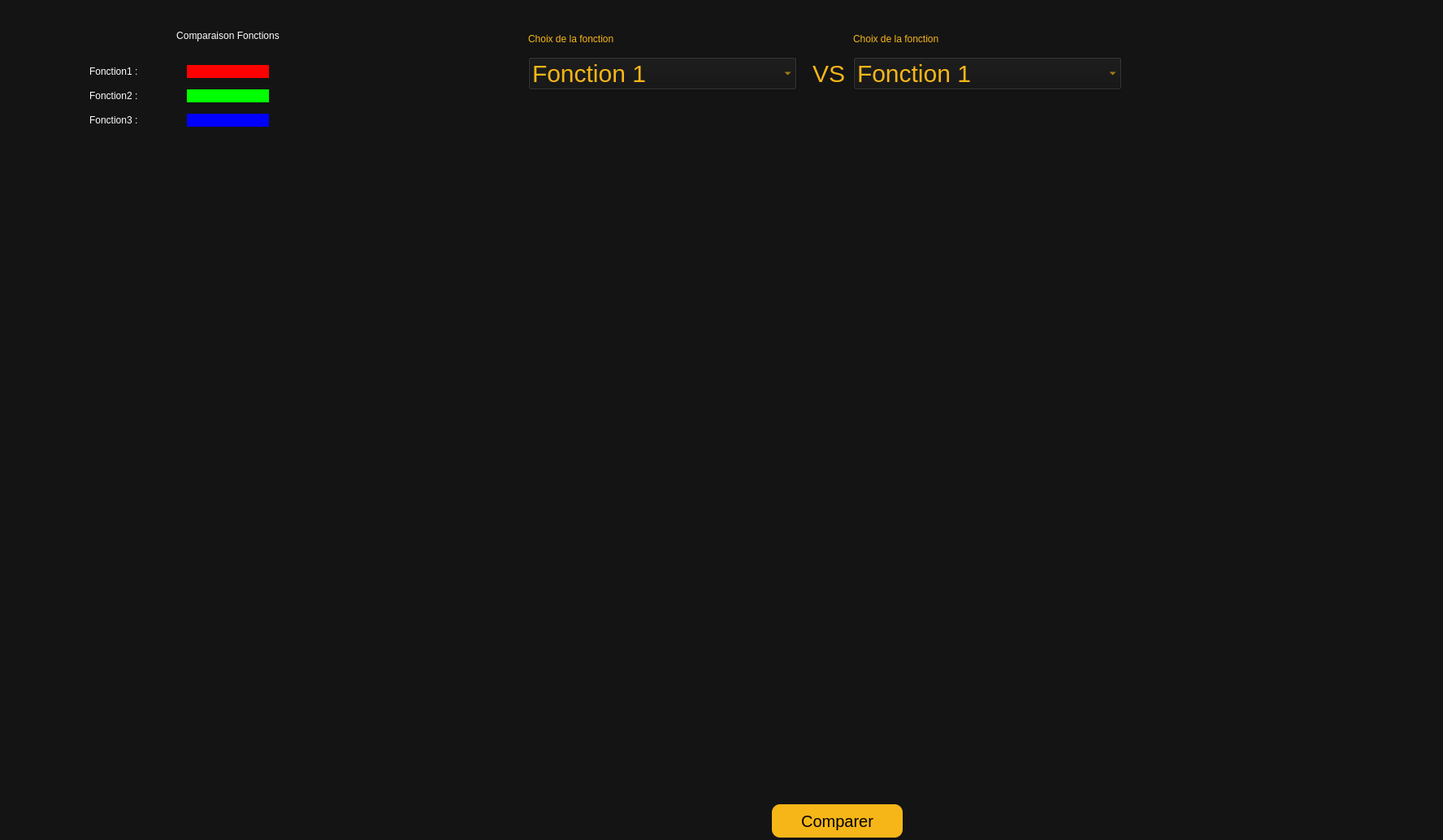
<?xml version="1.0" encoding="UTF-8"?>
<ui version="4.0">
 <class>CompareHashHash</class>
 <widget class="QDialog" name="CompareHashHash">
  <property name="geometry">
   <rect>
    <x>0</x>
    <y>0</y>
    <width>1776</width>
    <height>1034</height>
   </rect>
  </property>
  <property name="windowTitle">
   <string>FlashSeach</string>
  </property>
  <property name="windowIcon">
   <iconset>
    <normaloff>../../../../../../Downloads/logo.png</normaloff>../../../../../../Downloads/logo.png</iconset>
  </property>
  <property name="styleSheet">
   <string notr="true">QDialog{
	background-color: rgb(20,20,20);
}</string>
  </property>
  <widget class="QComboBox" name="choixFunFuncCmp2">
   <property name="geometry">
    <rect>
     <x>1050</x>
     <y>70</y>
     <width>331</width>
     <height>41</height>
    </rect>
   </property>
   <property name="styleSheet">
    <string notr="true">QComboBox{
	selection-background-color: transparent;
	background-color: rgb(20, 20, 20);
	selection-color : rgb(246,182,24);
	color : rgb(246,182,24);
	font-size : 30px;

}
QComboBox QAbstractItemView {
	color : rgb(246,182,24);
selection-background-color: rgb(246,182,24);
selection-color : rgb(0,0,0);
}</string>
   </property>
   <item>
    <property name="text">
     <string>Fonction 1</string>
    </property>
   </item>
   <item>
    <property name="text">
     <string>Fonction 2</string>
    </property>
   </item>
   <item>
    <property name="text">
     <string>Fonction 3</string>
    </property>
   </item>
  </widget>
  <widget class="QLabel" name="label_6">
   <property name="geometry">
    <rect>
     <x>1000</x>
     <y>70</y>
     <width>41</width>
     <height>41</height>
    </rect>
   </property>
   <property name="styleSheet">
    <string notr="true">QLabel{
	color : rgb(246,182,24);
	background-color: rgba(0,0,0,0);
	font-size:30px;
}</string>
   </property>
   <property name="text">
    <string>VS</string>
   </property>
  </widget>
  <widget class="QLabel" name="label_9">
   <property name="geometry">
    <rect>
     <x>1050</x>
     <y>40</y>
     <width>121</width>
     <height>16</height>
    </rect>
   </property>
   <property name="styleSheet">
    <string notr="true">QLabel{
	color : rgb(246,182,24);
	background-color: rgba(0,0,0,0);
}</string>
   </property>
   <property name="text">
    <string>Choix de la fonction</string>
   </property>
  </widget>
  <widget class="QLabel" name="label_38">
   <property name="geometry">
    <rect>
     <x>100</x>
     <y>30</y>
     <width>30</width>
     <height>30</height>
    </rect>
   </property>
   <property name="styleSheet">
    <string notr="true">background-color: rgba(255, 255, 255, 0);</string>
   </property>
   <property name="text">
    <string/>
   </property>
   <property name="pixmap">
    <pixmap>../../../../../../Downloads/logo.png</pixmap>
   </property>
   <property name="scaledContents">
    <bool>true</bool>
   </property>
  </widget>
  <widget class="QComboBox" name="choixFunFuncCmp">
   <property name="geometry">
    <rect>
     <x>650</x>
     <y>70</y>
     <width>331</width>
     <height>41</height>
    </rect>
   </property>
   <property name="styleSheet">
    <string notr="true">QComboBox{
	selection-background-color: transparent;
	background-color: rgb(20, 20, 20);
	selection-color : rgb(246,182,24);
	color : rgb(246,182,24);
	font-size : 30px;

}
QComboBox QAbstractItemView {
	color : rgb(246,182,24);
selection-background-color: rgb(246,182,24);
selection-color : rgb(0,0,0);
}</string>
   </property>
   <item>
    <property name="text">
     <string>Fonction 1</string>
    </property>
   </item>
   <item>
    <property name="text">
     <string>Fonction 2</string>
    </property>
   </item>
   <item>
    <property name="text">
     <string>Fonction 3</string>
    </property>
   </item>
  </widget>
  <widget class="QLabel" name="label_39">
   <property name="geometry">
    <rect>
     <x>125</x>
     <y>28</y>
     <width>311</width>
     <height>31</height>
    </rect>
   </property>
   <property name="styleSheet">
    <string notr="true">color: rgb(255, 255, 255);
background-color: rgba(255, 255, 255, 0);
font: 700 16pt &quot;Segoe UI&quot;;</string>
   </property>
   <property name="text">
    <string>Comparaison Fonctions</string>
   </property>
   <property name="alignment">
    <set>Qt::AlignCenter</set>
   </property>
  </widget>
  <widget class="QLabel" name="label_8">
   <property name="geometry">
    <rect>
     <x>650</x>
     <y>40</y>
     <width>121</width>
     <height>16</height>
    </rect>
   </property>
   <property name="styleSheet">
    <string notr="true">QLabel{
	color : rgb(246,182,24);
	background-color: rgba(0,0,0,0);
}</string>
   </property>
   <property name="text">
    <string>Choix de la fonction</string>
   </property>
  </widget>
  <widget class="QPushButton" name="btn_comparer2">
   <property name="geometry">
    <rect>
     <x>950</x>
     <y>990</y>
     <width>161</width>
     <height>41</height>
    </rect>
   </property>
   <property name="cursor">
    <cursorShape>PointingHandCursor</cursorShape>
   </property>
   <property name="styleSheet">
    <string notr="true">QPushButton{
	background-color : rgb(246,182,24);
	font-size : 20px;
	color : rgb(0,0,0);
	border-radius : 10px;
}</string>
   </property>
   <property name="text">
    <string>Comparer</string>
   </property>
  </widget>
  <widget class="QCustomPlot" name="plot2" native="true">
   <property name="geometry">
    <rect>
     <x>110</x>
     <y>190</y>
     <width>1671</width>
     <height>751</height>
    </rect>
   </property>
  </widget>
  <widget class="QLabel" name="label">
   <property name="geometry">
    <rect>
     <x>110</x>
     <y>80</y>
     <width>101</width>
     <height>16</height>
    </rect>
   </property>
   <property name="styleSheet">
    <string notr="true">color: rgb(255, 255, 255);
font: 12pt &quot;MS Shell Dlg 2&quot;;</string>
   </property>
   <property name="text">
    <string>Fonction1 :</string>
   </property>
  </widget>
  <widget class="QLabel" name="label_2">
   <property name="geometry">
    <rect>
     <x>110</x>
     <y>110</y>
     <width>101</width>
     <height>16</height>
    </rect>
   </property>
   <property name="styleSheet">
    <string notr="true">color: rgb(255, 255, 255);
font: 12pt &quot;MS Shell Dlg 2&quot;;</string>
   </property>
   <property name="text">
    <string>Fonction2 :</string>
   </property>
  </widget>
  <widget class="QLabel" name="label_3">
   <property name="geometry">
    <rect>
     <x>110</x>
     <y>140</y>
     <width>101</width>
     <height>16</height>
    </rect>
   </property>
   <property name="styleSheet">
    <string notr="true">color: rgb(255, 255, 255);
font: 12pt &quot;MS Shell Dlg 2&quot;;</string>
   </property>
   <property name="text">
    <string>Fonction3 :</string>
   </property>
  </widget>
  <widget class="QLabel" name="label_4">
   <property name="geometry">
    <rect>
     <x>230</x>
     <y>80</y>
     <width>101</width>
     <height>16</height>
    </rect>
   </property>
   <property name="styleSheet">
    <string notr="true">QLabel{
	background-color: rgb(255, 0, 0);
}</string>
   </property>
   <property name="text">
    <string/>
   </property>
  </widget>
  <widget class="QLabel" name="label_5">
   <property name="geometry">
    <rect>
     <x>230</x>
     <y>110</y>
     <width>101</width>
     <height>16</height>
    </rect>
   </property>
   <property name="styleSheet">
    <string notr="true">QLabel{
	background-color: rgb(0, 255, 0);
}</string>
   </property>
   <property name="text">
    <string/>
   </property>
  </widget>
  <widget class="QLabel" name="label_7">
   <property name="geometry">
    <rect>
     <x>230</x>
     <y>140</y>
     <width>101</width>
     <height>16</height>
    </rect>
   </property>
   <property name="styleSheet">
    <string notr="true">QLabel{
	background-color: rgb(0, 0, 255);
}</string>
   </property>
   <property name="text">
    <string/>
   </property>
  </widget>
 </widget>
 <customwidgets>
  <customwidget>
   <class>QCustomPlot</class>
   <extends>QWidget</extends>
   <header>qcustomplot.h</header>
   <container>1</container>
  </customwidget>
 </customwidgets>
 <resources/>
 <connections/>
</ui>
